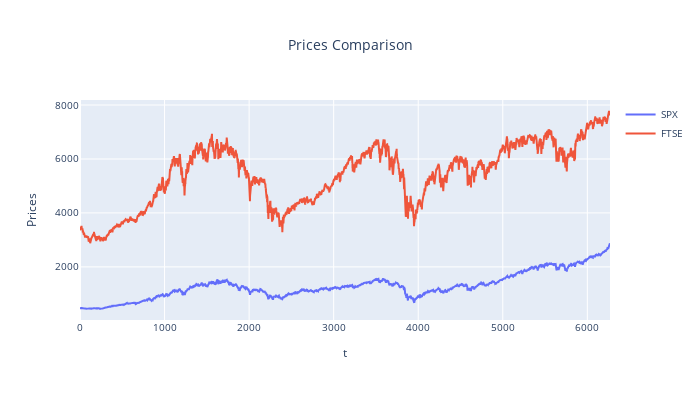

Notebook cell for this chart:
### Markdown cell above
### Plotting the Data

### Code cell
fig = go.Figure()

fig.add_trace(go.Scatter(x=df_comp.index, y=df_comp["spx"],
            mode='lines',
            name="SPX"))

fig.add_trace(go.Scatter(x=df_comp.index, y=df_comp["ftse"],
            mode='lines',
            name="FTSE"))

fig.update_layout(title_text="Prices Comparison", title_x=0.5,\
            xaxis_title='t', yaxis_title="Prices",\
            height = 400, width = 700, font={'size':10})


fig.show()

### Figure 1 — Plotly figure (JSON) as saved in the notebook; plotly's stock layout.template omitted (floating-point values rounded to 4 significant figures; data arrays with more than 128 entries replaced by an {"elided": "..."} marker saying what was removed)
{"data": [{"mode": "lines", "name": "SPX", "type": "scatter", "x": {"elided": "6269 int values"}, "y": {"elided": "6269 float values"}}, {"mode": "lines", "name": "FTSE", "type": "scatter", "x": {"elided": "6269 int values"}, "y": {"elided": "6269 float values"}}], "layout": {"font": {"size": 10}, "height": 400, "title": {"text": "Prices Comparison", "x": 0.5}, "width": 700, "xaxis": {"title": {"text": "t"}}, "yaxis": {"title": {"text": "Prices"}}}}
